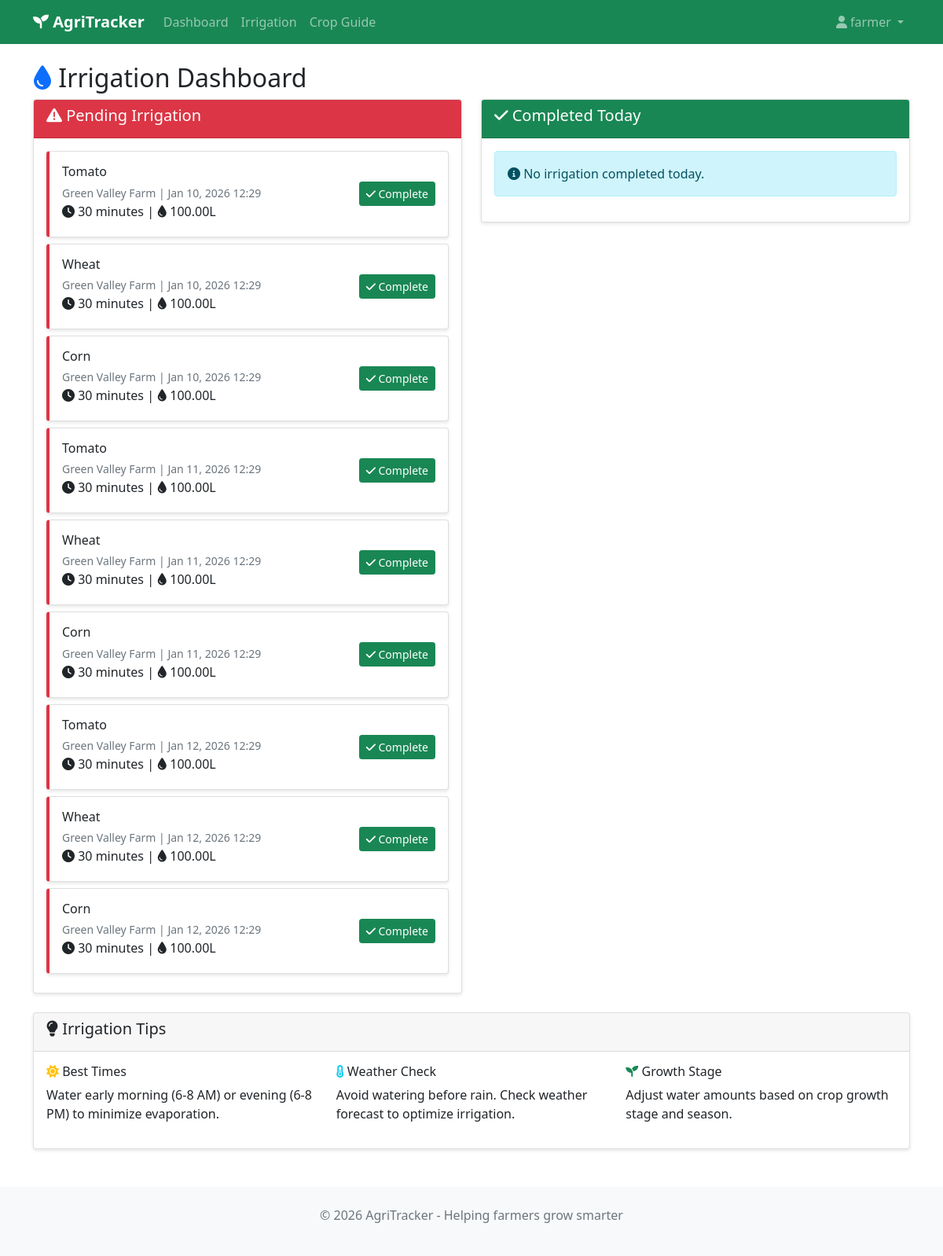
The app's page /irrigation/ (signed in) with its own data.
### crops/models.py (models this page shows, shortened)
class IrrigationSchedule(models.Model):
    crop = models.ForeignKey(Crop, on_delete=models.CASCADE)
    scheduled_date = models.DateTimeField()
    duration_minutes = models.IntegerField()
    water_amount_liters = models.DecimalField(max_digits=10, decimal_places=2, blank=True, null=True)
    completed = models.BooleanField(default=False)
    completed_date = models.DateTimeField(blank=True, null=True)
    notes = models.TextField(blank=True)

class Crop(models.Model):
    GROWTH_STAGES = [
        ('seed', 'Seed/Planting'),
        ('germination', 'Germination'),
        ('vegetative', 'Vegetative Growth'),
        ('flowering', 'Flowering'),
        ('fruiting', 'Fruiting'),
        ('harvest', 'Ready for Harvest'),
        ('harvested', 'Harvested')
    ]
    farm = models.ForeignKey(Farm, on_delete=models.CASCADE)
    crop_type = models.ForeignKey(CropType, on_delete=models.CASCADE)
    planted_date = models.DateField()
    area_planted = models.DecimalField(max_digits=8, decimal_places=2, help_text="Area in acres")
    current_stage = models.CharField(max_length=20, choices=GROWTH_STAGES, default='seed')
    expected_harvest_date = models.DateField()
    notes = models.TextField(blank=True)

class CropType(models.Model):
    name = models.CharField(max_length=100)
    scientific_name = models.CharField(max_length=150, blank=True)
    growing_season_days = models.IntegerField(help_text="Average days to harvest")
    water_requirement = models.CharField(max_length=50, choices=[
        ('low', 'Low'),
        ('medium', 'Medium'),
        ('high', 'High')
    ])

class Farm(models.Model):
    name = models.CharField(max_length=200)
    owner = models.ForeignKey(User, on_delete=models.CASCADE)
    location = models.CharField(max_length=300)
    total_area = models.DecimalField(max_digits=10, decimal_places=2, help_text="Area in acres")
    created_at = models.DateTimeField(auto_now_add=True)

### crops/views.py (the view)
# urls.py: path('irrigation/', views.irrigation_dashboard, name='irrigation_dashboard'),
@login_required
def irrigation_dashboard(request):
    user_farms = Farm.objects.filter(owner=request.user)
    pending_irrigation = IrrigationSchedule.objects.filter(
        crop__farm__in=user_farms,
        completed=False
    ).select_related('crop', 'crop__farm').order_by('scheduled_date')
    completed_today = IrrigationSchedule.objects.filter(
        crop__farm__in=user_farms,
        completed=True,
        completed_date__date=timezone.now().date()
    ).select_related('crop', 'crop__farm')
    context = {
        'pending_irrigation': pending_irrigation,
        'completed_today': completed_today,
    }
    return render(request, 'crops/irrigation_dashboard.html', context)

### templates/crops/irrigation_dashboard.html (shortened to what this page needs)
{% extends 'base.html' %}
{% block content %}
<h2><i class="fas fa-tint text-primary"></i> Irrigation Dashboard</h2>
<div class="row mb-4">
    <div class="col-md-6">
        <div class="card">
            <div class="card-header bg-danger text-white">
                <h5><i class="fas fa-exclamation-triangle"></i> Pending Irrigation</h5>
            </div>
            <div class="card-body">
                {% if pending_irrigation %}
                    {% for irrigation in pending_irrigation %}
                    <div class="card mb-2 irrigation-pending">
                        <div class="card-body">
                            <div class="d-flex justify-content-between align-items-center">
                                <div>
                                    <h6 class="mb-1">{{ irrigation.crop.crop_type.name }}</h6>
                                    <small class="text-muted">
                                        {{ irrigation.crop.farm.name }} |
                                        {{ irrigation.scheduled_date|date:"M d, Y H:i" }}
                                    </small>
                                    <p class="mb-1">
                                        <i class="fas fa-clock"></i> {{ irrigation.duration_minutes }} minutes
                                        {% if irrigation.water_amount_liters %}
                                        | <i class="fas fa-tint"></i> {{ irrigation.water_amount_liters }}L
                                        {% endif %}
                                    </p>
                                </div>
                                <a href="{% url 'complete_irrigation' irrigation.id %}"
                                   class="btn btn-success btn-sm">
                                    <i class="fas fa-check"></i> Complete
                                </a>
                            </div>
                        </div>
                    </div>
                    {% endfor %}
                {% else %}
                    <div class="alert alert-success">
                        <i class="fas fa-check-circle"></i> No pending irrigation tasks!
                    </div>
                {% endif %}
            </div>
        </div>
    </div>
    <div class="col-md-6">
        <div class="card">
            <div class="card-header bg-success text-white">
                <h5><i class="fas fa-check"></i> Completed Today</h5>
            </div>
            <div class="card-body">
                {% if completed_today %}
                    {% for irrigation in completed_today %}
                    <div class="card mb-2 irrigation-completed">
                        <div class="card-body">
                            <h6 class="mb-1">{{ irrigation.crop.crop_type.name }}</h6>
                            <small class="text-muted">
                                {{ irrigation.crop.farm.name }} |
                                Completed: {{ irrigation.completed_date|date:"H:i" }}
                            </small>
                            <p class="mb-1">
                                <i class="fas fa-clock"></i> {{ irrigation.duration_minutes }} minutes
                                {% if irrigation.water_amount_liters %}
                                | <i class="fas fa-tint"></i> {{ irrigation.water_amount_liters }}L
                                {% endif %}
                            </p>
                        </div>
                    </div>
                    {% endfor %}
                {% else %}
                    <div class="alert alert-info">
                        <i class="fas fa-info-circle"></i> No irrigation completed today.
                    </div>
                {% endif %}
            </div>
        </div>
    </div>
</div>
<div class="row">
    <div class="col-12">
        <div class="card">
            <div class="card-header">
                <h5><i class="fas fa-lightbulb"></i> Irrigation Tips</h5>
            </div>
            <div class="card-body">
                <div class="row">
                    <div class="col-md-4">
                        <h6><i class="fas fa-sun text-warning"></i> Best Times</h6>
                        <p>Water early morning (6-8 AM) or evening (6-8 PM) to minimize evaporation.</p>
                    </div>
                    <div class="col-md-4">
                        <h6><i class="fas fa-thermometer-half text-info"></i> Weather Check</h6>
                        <p>Avoid watering before rain. Check weather forecast to optimize irrigation.</p>
                    </div>
                    <div class="col-md-4">
                        <h6><i class="fas fa-seedling text-success"></i> Growth Stage</h6>
                        <p>Adjust water amounts based on crop growth stage and season.</p>
                    </div>
                </div>
            </div>
        </div>
    </div>
</div>
{% endblock %}

### templates/base.html (shortened to what this page needs)
<!DOCTYPE html>
<html lang="en">
<head>
    <link href="https://cdn.jsdelivr.net/npm/bootstrap@5.1.3/dist/css/bootstrap.min.css" rel="stylesheet">
    <link href="https://cdnjs.cloudflare.com/ajax/libs/font-awesome/6.0.0/css/all.min.css" rel="stylesheet">
</head>
<body>
    <nav class="navbar navbar-expand-lg navbar-dark bg-success">
        <div class="container">
            <a class="navbar-brand" href="{% url 'home' %}">
                <i class="fas fa-seedling"></i> AgriTracker
            </a>
            <div class="collapse navbar-collapse" id="navbarNav">
                <ul class="navbar-nav me-auto">
                    <li class="nav-item">
                        <a class="nav-link" href="{% url 'home' %}">Dashboard</a>
                    </li>
                    {% if user.is_authenticated %}
                    <li class="nav-item">
                        <a class="nav-link" href="{% url 'irrigation_dashboard' %}">Irrigation</a>
                    </li>
                    {% endif %}
                    <li class="nav-item">
                        <a class="nav-link" href="{% url 'crop_guide' %}">Crop Guide</a>
                    </li>
                </ul>
                <ul class="navbar-nav">
                    {% if user.is_authenticated %}
                    <li class="nav-item dropdown">
                        <a class="nav-link dropdown-toggle" href="#" id="navbarDropdown" role="button" data-bs-toggle="dropdown">
                            <i class="fas fa-user"></i> {{ user.username }}
                        </a>
                    </li>
                    {% else %}
                    <li class="nav-item">
                        <a class="nav-link" href="/admin/login/">Login</a>
                    </li>
                    {% endif %}
                </ul>
            </div>
        </div>
    </nav>
    <main class="container mt-4">
        {% block content %}
        {% endblock %}
    </main>
    <footer class="bg-light mt-5 py-4">
        <div class="container text-center">
            <p class="text-muted">&copy; 2026 AgriTracker - Helping farmers grow smarter</p>
        </div>
    </footer>
</body>
</html>

### templates/base.html (style rules this page uses)
.navbar-brand { font-weight: bold; }
.card { box-shadow: 0 2px 4px rgba(0,0,0,0.1); }
.irrigation-pending { border-left: 4px solid #dc3545; }

### records on screen
IrrigationSchedule: crop.crop_type.name "Tomato", crop.farm.name "Green Valley Farm", scheduled_date "Jan 10, 2026 12:29", duration_minutes "30", water_amount_liters "100.00"
IrrigationSchedule: crop.crop_type.name "Wheat", crop.farm.name "Green Valley Farm", scheduled_date "Jan 10, 2026 12:29", duration_minutes "30", water_amount_liters "100.00"
IrrigationSchedule: crop.crop_type.name "Corn", crop.farm.name "Green Valley Farm", scheduled_date "Jan 10, 2026 12:29", duration_minutes "30", water_amount_liters "100.00"
IrrigationSchedule: crop.crop_type.name "Tomato", crop.farm.name "Green Valley Farm", scheduled_date "Jan 11, 2026 12:29", duration_minutes "30", water_amount_liters "100.00"
IrrigationSchedule: crop.crop_type.name "Wheat", crop.farm.name "Green Valley Farm", scheduled_date "Jan 11, 2026 12:29", duration_minutes "30", water_amount_liters "100.00"
IrrigationSchedule: crop.crop_type.name "Corn", crop.farm.name "Green Valley Farm", scheduled_date "Jan 11, 2026 12:29", duration_minutes "30", water_amount_liters "100.00"
IrrigationSchedule: crop.crop_type.name "Tomato", crop.farm.name "Green Valley Farm", scheduled_date "Jan 12, 2026 12:29", duration_minutes "30", water_amount_liters "100.00"
IrrigationSchedule: crop.crop_type.name "Wheat", crop.farm.name "Green Valley Farm", scheduled_date "Jan 12, 2026 12:29", duration_minutes "30", water_amount_liters "100.00"
IrrigationSchedule: crop.crop_type.name "Corn", crop.farm.name "Green Valley Farm", scheduled_date "Jan 12, 2026 12:29", duration_minutes "30", water_amount_liters "100.00"

### other values on screen
{{ user.username }} "farmer"
